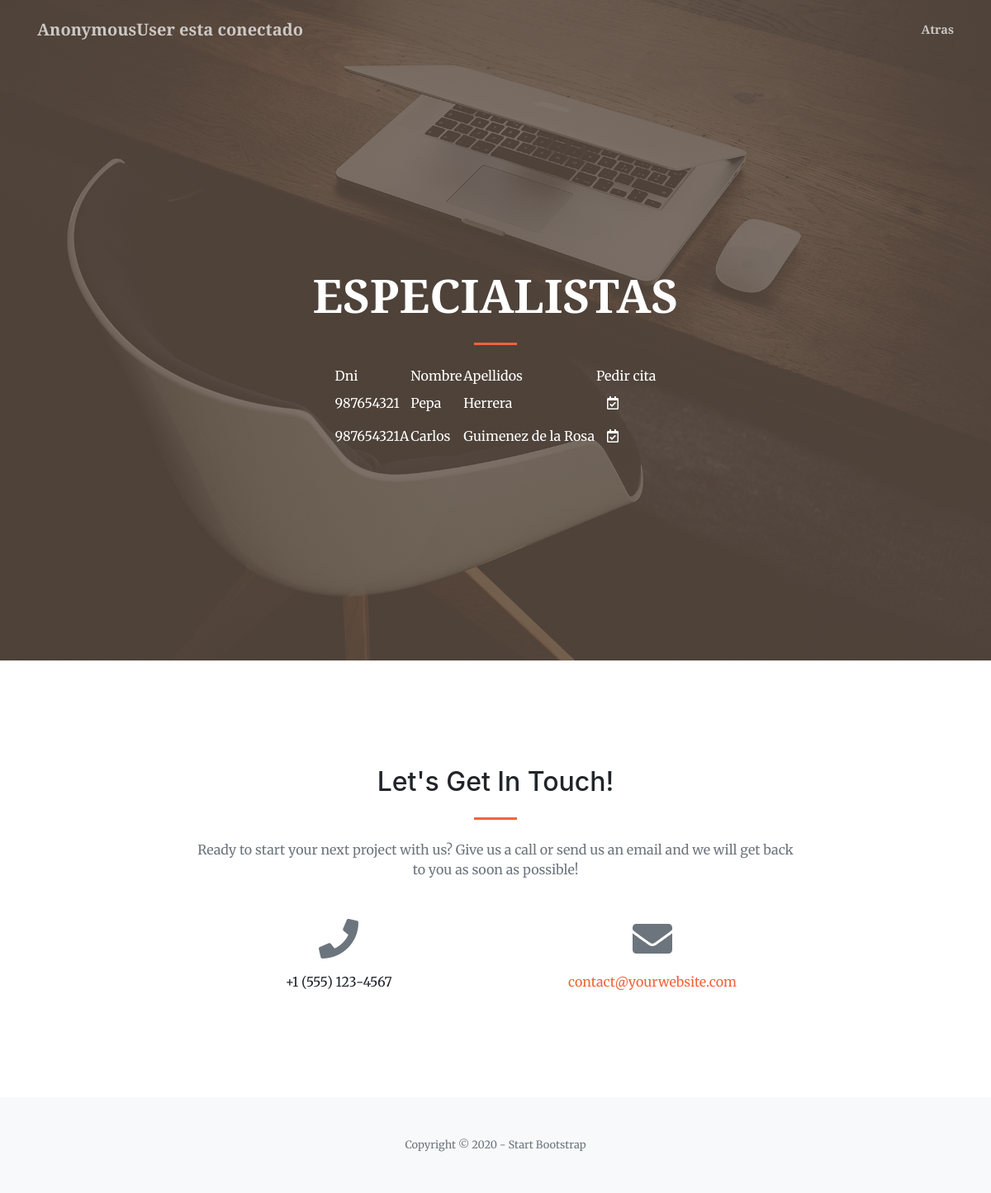
/listEspecialista, run on the app's committed database.
### nucleo/models.py (models this page shows)
class Especialista(models.Model):
    dni=models.CharField(max_length=10)
    nombre=models.CharField(max_length=50)
    apellidos=models.CharField(max_length=100)
    direccion=models.CharField(max_length=100)
    fechaNacimiento=models.DateField()
    foto=models.CharField(max_length=100)
    biografia=models.CharField(max_length=255)
    idUsuario=models.ForeignKey(User,on_delete=models.CASCADE)

### nucleo/views.py (the view)
# urls.py: path('listEspecialista',views.EspecialistaListView.as_view(),name="listEspecialista"),
class EspecialistaListView(ListView):
    model=Especialista

### nucleo/templates/nucleo/especialista_list.html (shortened to what this page needs)
<!DOCTYPE html>
<html lang="en">
    <head>
        <link href="https://cdnjs.cloudflare.com/ajax/libs/magnific-popup.js/1.1.0/magnific-popup.min.css" rel="stylesheet" />
        {% load static %}
        <link href="{% static 'css/styles.css' %}" rel="stylesheet" />
    </head>
    <body id="page-top">
        <nav class="navbar navbar-expand-lg navbar-light fixed-top py-3" id="mainNav">
            <div class="container">
                <a class="navbar-brand js-scroll-trigger">{{ user }} esta conectado</a>
                <div class="collapse navbar-collapse" id="navbarResponsive">
                    <ul class="navbar-nav ml-auto my-2 my-lg-0">
                        <li class="nav-item"><a class="nav-link js-scroll-trigger" href="/logueado">Atras</a></li>
                    </ul>
                </div>
            </div>
        </nav>
        <header class="masthead">
            <div class="container h-100">
                <div class="row h-100 align-items-center justify-content-center text-center">
                    <div class="col-lg-10 align-self-end">
                        <h1 class="text-uppercase text-white font-weight-bold">Especialistas</h1>
                        <hr class="divider my-4" />
                        </div>
                        <div class="col-lg-8 align-self-baseline">
                        <div align="center">
                        <div class="panel panel-default">
                            <div class="panel-heading">
                            <table bgcolor="">
                            <thead>
							<tr>
								<td><font color="white">Dni</font></td>
								<td><font color="white">Nombre</font></td>
								<td><font color="white">Apellidos</font></td>
                                <td><font color="white">Pedir cita</font></td>
							</tr>
						    <thead>
                            <tbody>
                            {% if especialista_list %}
                            {% for e in especialista_list %}
							<tr>
                                <td><font color="white">{{ e.dni }}</font></td>
								<td><font color="white">{{ e.nombre }}</font></td>
                                <td><font color="white">{{ e.apellidos }}</font></td>
                                <td><a href="cita">
								    <abbr title="Pedir cita">
									<button type="button" class="btn btn-default">
										<font color="white"><i class="far fa-calendar-check"></i></font>
									</button>
									</abbr></a></td>
							</tr>
                            {% endfor %}
                            </tbody>
                            </table>
                            {% else %}
                            <p>No hay ningun especialista</p>
                            {% endif %}
                        </div>
                      </div>
                    </div>
                </div>
            </div>
        </header>
        <section class="page-section" id="contact">
            <div class="container">
                <div class="row justify-content-center">
                    <div class="col-lg-8 text-center">
                        <h2 class="mt-0">Let's Get In Touch!</h2>
                        <hr class="divider my-4" />
                        <p class="text-muted mb-5">Ready to start your next project with us? Give us a call or send us an email and we will get back to you as soon as possible!</p>
                    </div>
                </div>
                <div class="row">
                    <div class="col-lg-4 ml-auto text-center mb-5 mb-lg-0">
                        <i class="fas fa-phone fa-3x mb-3 text-muted"></i>
                        <div>+1 (555) 123-4567</div>
                    </div>
                    <div class="col-lg-4 mr-auto text-center">
                        <i class="fas fa-envelope fa-3x mb-3 text-muted"></i>
                        <a class="d-block" href="mailto:contact@yourwebsite.com">contact@yourwebsite.com</a>
                    </div>
                </div>
            </div>
        </section>
        <footer class="bg-light py-5">
            <div class="container"><div class="small text-center text-muted">Copyright © 2020 - Start Bootstrap</div></div>
        </footer>
    </body>
</html>

### data on the page
Especialista: dni "987654321", nombre "Pepa", apellidos "Herrera"
Especialista: dni "987654321A", nombre "Carlos", apellidos "Guimenez de la Rosa"

### other printed values
{{ user }} "AnonymousUser"
